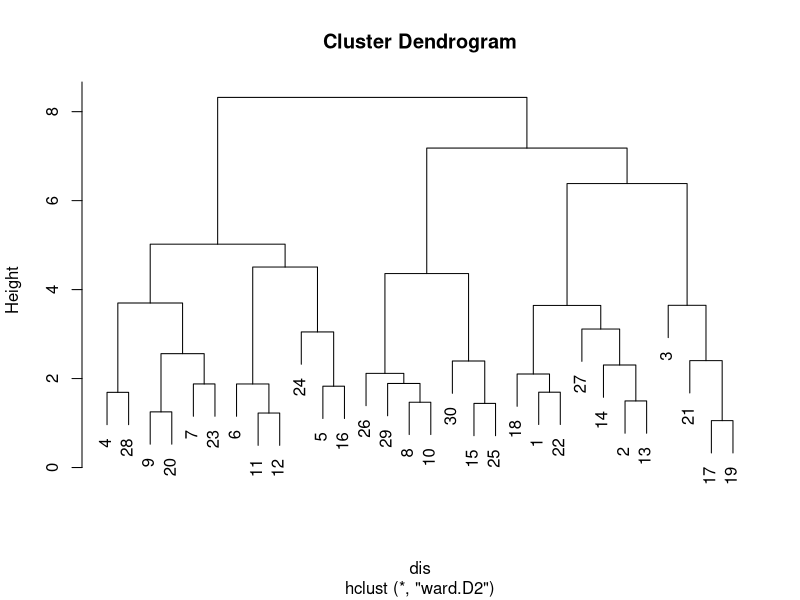

Write R code to recreate this figure.
#階層的クラスタ
#データの読み込みと標準化
#Intrinsic_motivationは点数向上の内的要因
TOEIC <- read.csv("ch13cluster.csv")
TOEIC.s <- scale(TOEIC[,-1])

#距離を計算（ユークリッド）
#()で区切った式は代入とプリントを両方やってくれる
(dis <- dist(TOEIC.s))

#クラスタ分析（ウォード法）とデンドログラム表示
hcr <- hclust(dis, method="ward.D2")
plot(hcr)

#クラスタをカットし元のデータフレームと統合
cluster <- cutree(hcr, k=3)
table(cluster)
(result <- data.frame(TOEIC, cluster))

#クラスタ平均を求めて、各クラスタを解釈
aggregate(.~cluster, result, mean)
#1はOral_RehearsalやAssociationが高く話せるがモチベーションが低い
#2は点数もモチベーションも高く優秀な人
#3は話せないけどモチベーションが高い